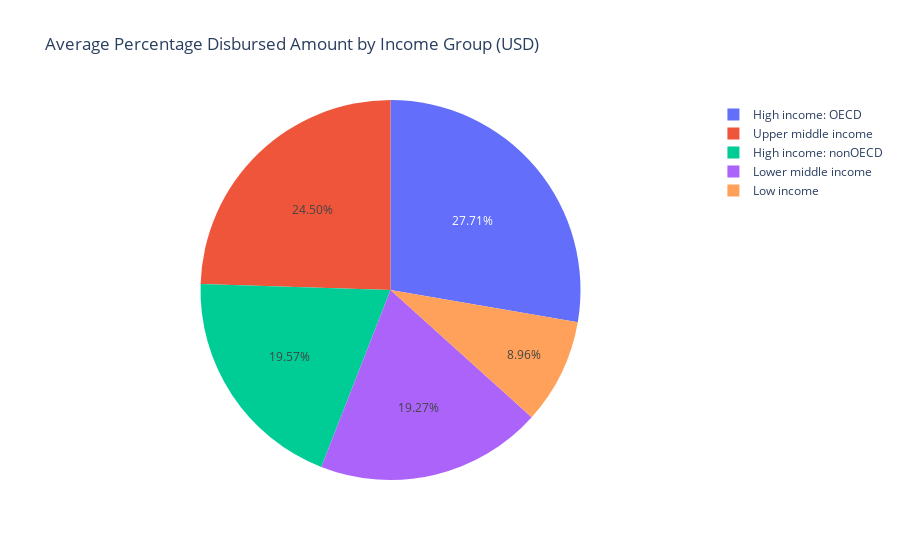

This figure's notebook cell:
### Code cell
# Calculate total disbursed amount
total_disbursed = df['avg_disbursed_amount_usd'].sum()

# Calculate the percentage of the total for each income group
df['percentage'] = round((df['avg_disbursed_amount_usd'] / total_disbursed) * 100,2)


# Create a pie chart
fig = go.Figure(data=[go.Pie(
    labels=df['Income_group'],  # The income groups
    values=df['percentage'],  # The average disbursed amounts
    hoverinfo='label+percent',  # Show both label and percentage on hover
    textinfo='label+value',  # Show both label and value on the chart
    texttemplate='%{value:.2f}%',
)])

# Add title
fig.update_layout(
    title="Average Percentage Disbursed Amount by Income Group (USD)"
)

# Show the figure
fig.show()

### Figure 1 — Plotly figure (JSON) as saved in the notebook; plotly's stock layout.template omitted (floating-point values rounded to 4 significant figures)
{"data": [{"hoverinfo": "label+percent", "labels": ["High income: OECD", "Upper middle income", "High income: nonOECD", "Lower middle income", "Low income"], "textinfo": "label+value", "texttemplate": "%{value:.2f}%", "type": "pie", "values": [27.71, 24.5, 19.57, 19.27, 8.96]}], "layout": {"title": {"text": "Average Percentage Disbursed Amount by Income Group (USD)"}}}
